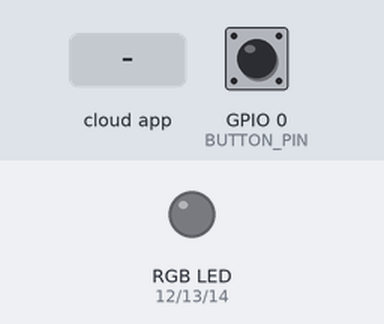
Recording of a sketch running on a simulated ESP8266 (NodeMCU). On the bench: an RGB LED mixed from three pins (HIGH = lit). The inputs (shaded band) are chosen by the test bench; at power-on: GPIO 0 (BUTTON_PIN) HIGH. WiFi joins after 1.5 s; servers stay silent unless stated; what the sketch prints to the serial monitor is not drawn.

Above: at 2.7 s.
2.8 s: the phone or cloud app sets 637117d8b8a7fefbd63b3b2f to 1
At 3.5 s:
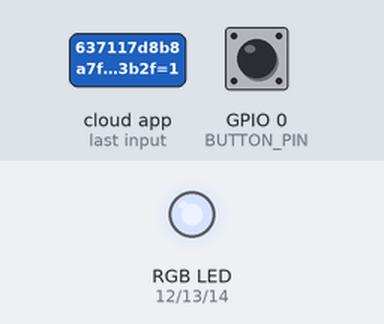
5.9 s: the phone or cloud app sets 637117d8b8a7fefbd63b3b2f to 0
At 7.1 s:
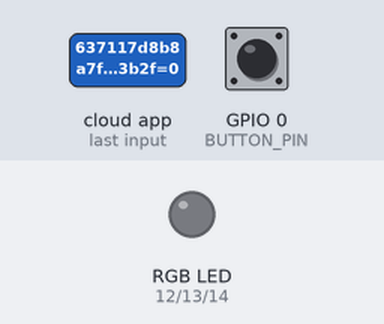
Timing chart, 0 to 8.9 s (numbered marks = the images above; inputs shaded):
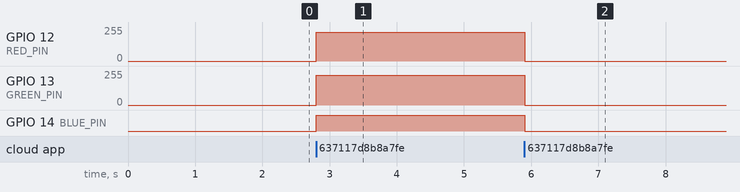

Measured:
- after the input at 2.8 s, GPIO 12 (RED_PIN): 0/255 → 214/255 at once; GPIO 13 (GREEN_PIN): 0/255 → 225/255 at once; GPIO 14 (BLUE_PIN): LOW → HIGH at once
- after the input at 5.9 s, GPIO 12 (RED_PIN): 214/255 → 0/255 at once; GPIO 13 (GREEN_PIN): 225/255 → 0/255 at once; GPIO 14 (BLUE_PIN): HIGH → LOW at once

The sketch:

proyecto_final_progra.ino
```cpp
#ifdef ENABLE_DEBUG
       #define DEBUG_ESP_PORT Serial
       #define NODEBUG_WEBSOCKETS
       #define NDEBUG
#endif

#include <Arduino.h>
#include <ESP8266WiFi.h>
#include <SinricPro.h>
#include <SinricProLight.h>
#include "SinricProDoorbell.h"

#include <map>

#define WIFI_SSID  "HUAWEI P40 Pro"
#define WIFI_PASS  "AGUIRRE6001"
#define APP_KEY    "eedf8c6e-72ef-4657-9901-d8a83e1ce29e"     // Should look like "de0bxxxx-1x3x-4x3x-ax2x-5dabxxxxxxxx"
#define APP_SECRET "47bcee1d-a675-4702-8b6d-50611e96520a-3e98c8be-223e-41f9-b0f6-25e599319aee"  // Should look like "5f36xxxx-x3x7-4x3x-xexe-e86724a9xxxx-4c4axxxx-3x3x-x5xe-x9x3-333d65xxxxxx"
#define LIGHT_ID   "637117d8b8a7fefbd63b3b2f"   // Should look like "5dc1564130xxxxxxxxxxxxxx"
#define APP_KEY           "eedf8c6e-72ef-4657-9901-d8a83e1ce29e"      // Should look like "de0bxxxx-1x3x-4x3x-ax2x-5dabxxxxxxxx"
#define APP_SECRET        "47bcee1d-a675-4702-8b6d-50611e96520a-3e98c8be-223e-41f9-b0f6-25e599319aee"   // Should look like "5f36xxxx-x3x7-4x3x-xexe-e86724a9xxxx-4c4axxxx-3x3x-x5xe-x9x3-333d65xxxxxx"
#define DOORBELL_ID       "6372851bb8a7fefbd63c91d4"    // Should look like "5dc1564130xxxxxxxxxxxxxx"
#define BAUD_RATE  9600              // Change baudrate to your need for serial log

#define BUTTON_PIN 0
#define BLUE_PIN  14  // PIN for BLUE Mosfet  - change this to your need (D5 = GPIO14 on ESP8266)
#define RED_PIN   12  // PIN for RED Mosfet   - change this to your need (D6 = GPIO12 on ESP8266)
#define GREEN_PIN 13  // PIN for GREEN Mosfet - change this to your need (D7 = GPIO13 on ESP8266)

struct Color {
    uint8_t r;
    uint8_t g;
    uint8_t b;
};

// Colortemperature lookup table
using ColorTemperatures = std::map<uint16_t, Color>;
ColorTemperatures colorTemperatures{
    //   {Temperature value, {color r, g, b}}
    {2000, {255, 138, 18}},
    {2200, {255, 147, 44}},
    {2700, {255, 169, 87}},
    {3000, {255, 180, 107}},
    {4000, {255, 209, 163}},
    {5000, {255, 228, 206}},
    {5500, {255, 236, 224}},
    {6000, {255, 243, 239}},
    {6500, {255, 249, 253}},
    {7000, {245, 243, 255}},
    {7500, {235, 238, 255}},
    {9000, {214, 225, 255}}};

struct DeviceState {                                   // Stores current device state with following initial values:
    bool  powerState       = false;                    // initial state is off
    Color color            = colorTemperatures[9000];  // color is set to white (9000k)
    int   colorTemperature = 9000;                     // color temperature is set to 9000k
    int   brightness       = 100;                      // brightness is set to 100
} device_state;

SinricProLight& myLight = SinricPro[LIGHT_ID];  // SinricProLight device

void checkButtonPress() {
  static unsigned long lastBtnPress;
  unsigned long actualMillis = millis();

  if (actualMillis-lastBtnPress > 500) {
    if (digitalRead(BUTTON_PIN)==LOW) {
      Serial.printf("Ding dong...\r\n");
      lastBtnPress = actualMillis;

      // get Doorbell device back
      SinricProDoorbell& myDoorbell = SinricPro[DOORBELL_ID];

      // send doorbell event
      myDoorbell.sendDoorbellEvent();
    }
  }
}

void setStripe() {
    int rValue = map(device_state.color.r * device_state.brightness, 0, 255 * 100, 0, 1023);  // calculate red value and map between 0 and 1023 for analogWrite
    int gValue = map(device_state.color.g * device_state.brightness, 0, 255 * 100, 0, 1023);  // calculate green value and map between 0 and 1023 for analogWrite
    int bValue = map(device_state.color.b * device_state.brightness, 0, 255 * 100, 0, 1023);  // calculate blue value and map between 0 and 1023 for analogWrite

    if (device_state.powerState == false) {  // turn off?
        digitalWrite(RED_PIN, LOW);          // set
        digitalWrite(GREEN_PIN, LOW);        // mosfets
        digitalWrite(BLUE_PIN, LOW);         // low
    } else {
        analogWrite(RED_PIN, rValue);    // write red value to pin
        analogWrite(GREEN_PIN, gValue);  // write green value to pin
        analogWrite(BLUE_PIN, bValue);   // write blue value to pin
    }
}

bool onPowerState(const String& deviceId, bool& state) {
    device_state.powerState = state;  // store the new power state
    setStripe();                      // update the mosfets
    return true;
}

bool onBrightness(const String& deviceId, int& brightness) {
    device_state.brightness = brightness;  // store new brightness level
    setStripe();                           // update the mosfets
    return true;
}

bool onAdjustBrightness(const String& deviceId, int& brightnessDelta) {
    device_state.brightness += brightnessDelta;  // calculate and store new absolute brightness
    brightnessDelta = device_state.brightness;   // return absolute brightness
    setStripe();                                 // update the mosfets
    return true;
}

bool onColor(const String& deviceId, byte& r, byte& g, byte& b) {
    device_state.color.r = r;  // store new red value
    device_state.color.g = g;  // store new green value
    device_state.color.b = b;  // store new blue value
    setStripe();               // update the mosfets
    return true;
}

bool onColorTemperature(const String& deviceId, int& colorTemperature) {
    device_state.color            = colorTemperatures[colorTemperature];  // set rgb values from corresponding colortemperauture
    device_state.colorTemperature = colorTemperature;                     // store the current color temperature
    setStripe();                                                          // update the mosfets
    return true;
}

bool onIncreaseColorTemperature(const String& devceId, int& colorTemperature) {
    auto current = colorTemperatures.find(device_state.colorTemperature);  // get current entry from colorTemperature map
    auto next    = std::next(current);                                     // get next element
    if (next == colorTemperatures.end()) next = current;                   // prevent past last element
    device_state.color            = next->second;                          // set color
    device_state.colorTemperature = next->first;                           // set colorTemperature
    colorTemperature              = device_state.colorTemperature;         // return new colorTemperature
    setStripe();
    return true;
}

bool onDecreaseColorTemperature(const String& devceId, int& colorTemperature) {
    auto current = colorTemperatures.find(device_state.colorTemperature);  // get current entry from colorTemperature map
    auto next    = std::prev(current);                                     // get previous element
    if (next == colorTemperatures.end()) next = current;                   // prevent before first element
    device_state.color            = next->second;                          // set color
    device_state.colorTemperature = next->first;                           // set colorTemperature
    colorTemperature              = device_state.colorTemperature;         // return new colorTemperature
    setStripe();
    return true;
}

void setupWiFi() {
    Serial.printf("WiFi: connecting");
    WiFi.begin(WIFI_SSID, WIFI_PASS);
    while (WiFi.status() != WL_CONNECTED) {
        Serial.printf(".");
        delay(250);
    }
    IPAddress localIP = WiFi.localIP();
    Serial.printf("connected!\r\n[WiFi]: IP-Address is %d.%d.%d.%d\r\n", localIP[0], localIP[1], localIP[2], localIP[3]);
    Serial.printf("connected\r\nIP is %s\r\n", WiFi.localIP().toString().c_str());
}

void setupSinricPro() {
    myLight.onPowerState(onPowerState);                              // assign onPowerState callback
    myLight.onBrightness(onBrightness);                              // assign onBrightness callback
    myLight.onAdjustBrightness(onAdjustBrightness);                  // assign onAdjustBrightness callback
    myLight.onColor(onColor);                                        // assign onColor callback
    myLight.onColorTemperature(onColorTemperature);                  // assign onColorTemperature callback
    myLight.onDecreaseColorTemperature(onDecreaseColorTemperature);  // assign onDecreaseColorTemperature callback
    myLight.onIncreaseColorTemperature(onIncreaseColorTemperature);  // assign onIncreaseColorTemperature callback
    SinricProDoorbell& myDoorbell = SinricPro[DOORBELL_ID];

    SinricPro.onConnected([](){ Serial.printf("Connected to SinricPro\r\n"); });
    SinricPro.onDisconnected([](){ Serial.printf("Disconnected from SinricPro\r\n"); });

    SinricPro.begin(APP_KEY, APP_SECRET);  // start SinricPro
}

void setup() {
    Serial.begin(BAUD_RATE);  // setup serial
    Serial.begin(BAUD_RATE); Serial.printf("\r\n\r\n");

    pinMode(BUTTON_PIN, INPUT_PULLUP); // BUTTIN_PIN as INPUT
    pinMode(RED_PIN, OUTPUT);    // set red-mosfet pin as output
    pinMode(GREEN_PIN, OUTPUT);  // set green-mosfet pin as output
    pinMode(BLUE_PIN, OUTPUT);   // set blue-mosfet pin as output

    setupWiFi();       // connect wifi
    setupSinricPro();  // setup SinricPro
}

void loop() {
    SinricPro.handle();  // handle SinricPro communication
    checkButtonPress();
}
```
